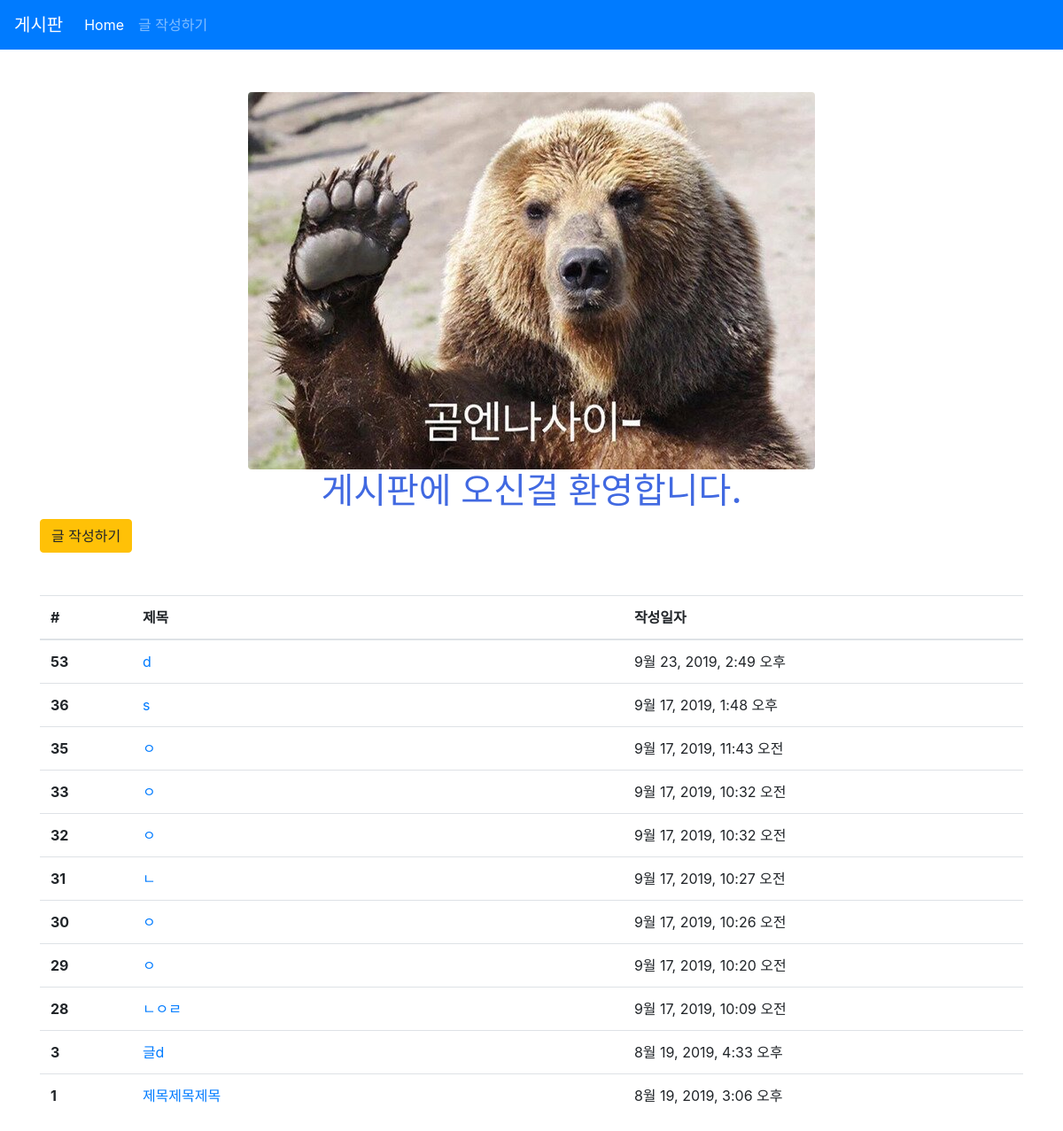
The page /articles/ on the database as committed earlier.
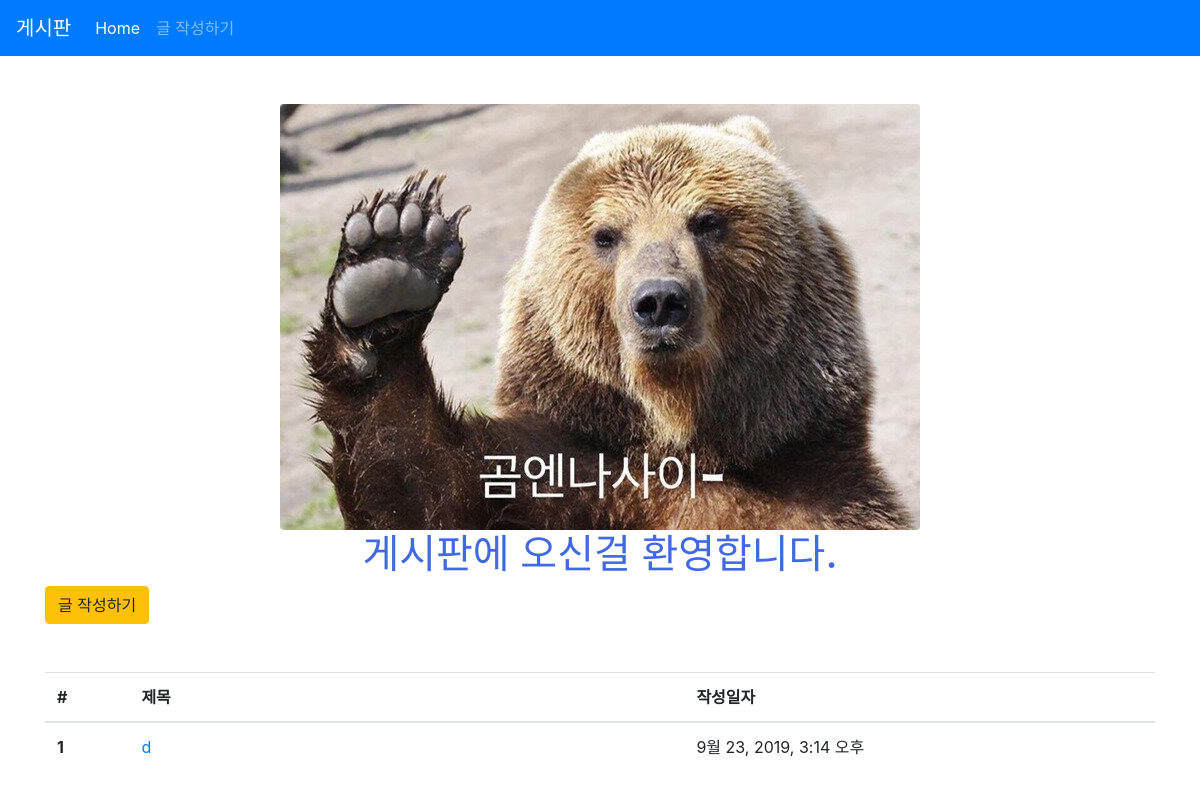
The same page on the database as committed later.
### articles/models.py (models this page shows, shortened)
class Article(models.Model):
    title = models.CharField(max_length=10)
    content = models.TextField()
    image = models.ImageField(blank=True)
    image_thumbnail = ImageSpecField(
        processors=[ResizeToFill(300, 300)],   #
        format='JPEG',   # format 옵션
        options={'quality': 80}  # 압축 퀄리티
    )
    created_at = models.DateTimeField(auto_now_add=True)
    updated_at = models.DateTimeField(auto_now=True)

### articles/views.py (the view)
# urls.py: path('', views.index, name='index'),
def index(request):
    articles = Article.objects.order_by('-id')
    context = {
        'articles': articles
    }
    return render(request, 'articles/index.html', context)

### articles/templates/articles/index.html (shortened to what this page needs)
{% extends 'articles/base.html' %}
{% load static %}
{% block css %}
<link rel="stylesheet" href="{% static 'articles/style.css' %}">
{% endblock %}
{% block body %}
  <img src="{% static 'articles/gom.jpg' %}" class="rounded mx-auto d-block" alt="">
  <h1 class="text-center title">게시판에 오신걸 환영합니다.</h1>
  <a href="{% url 'articles:create' %}" class="btn btn-warning">글 작성하기</a>
  <table class="table mt-5">
    <thead>
      <tr>
        <th scope="col">#</th>
        <th scope="col">제목</th>
        <th scope="col">작성일자</th>
      </tr>
    </thead>
    <tbody>
      {% for article in articles %}
      <tr>
        <th scope="row">{{ article.id }}</th>
        <td>
          <a href="{% url 'articles:detail' article.pk %}">
              {{ article.title }}
          </a>
        </td>
        <td>{{ article.created_at }}</td>
      </tr>
      {% endfor %}
    </tbody>
  </table>
{% endblock %}

Rows that differ between the two databases and show on the page:
removed Article: id "53", title "d", created_at "9월 23, 2019, 2:49 오후"
removed Article: id "36", title "s", created_at "9월 17, 2019, 1:48 오후"
removed Article: id "35", title "ㅇ", created_at "9월 17, 2019, 11:43 오전"
removed Article: id "33", title "ㅇ", created_at "9월 17, 2019, 10:32 오전"
removed Article: id "32", title "ㅇ", created_at "9월 17, 2019, 10:32 오전"
removed Article: id "31", title "ㄴ", created_at "9월 17, 2019, 10:27 오전"
removed Article: id "30", title "ㅇ", created_at "9월 17, 2019, 10:26 오전"
removed Article: id "29", title "ㅇ", created_at "9월 17, 2019, 10:20 오전"
removed Article: id "28", title "ㄴㅇㄹ", created_at "9월 17, 2019, 10:09 오전"
removed Article: id "3", title "글d", created_at "8월 19, 2019, 4:33 오후"
changed Article id 1: title "제목제목제목" → "d"; created_at "8월 19, 2019, 3:06 오후" → "9월 23, 2019, 3:14 오후"
